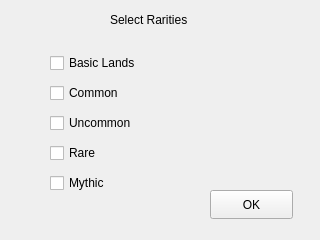
<?xml version="1.0" encoding="UTF-8"?>
<ui version="4.0">
 <class>MainWindow</class>
 <widget class="QMainWindow" name="MainWindow">
  <property name="geometry">
   <rect>
    <x>0</x>
    <y>0</y>
    <width>320</width>
    <height>240</height>
   </rect>
  </property>
  <property name="windowTitle">
   <string>MainWindow</string>
  </property>
  <widget class="QWidget" name="centralwidget">
   <widget class="QCheckBox" name="checkBox">
    <property name="geometry">
     <rect>
      <x>50</x>
      <y>80</y>
      <width>93</width>
      <height>26</height>
     </rect>
    </property>
    <property name="text">
     <string>Common</string>
    </property>
   </widget>
   <widget class="QCheckBox" name="checkBox_2">
    <property name="geometry">
     <rect>
      <x>50</x>
      <y>50</y>
      <width>111</width>
      <height>26</height>
     </rect>
    </property>
    <property name="text">
     <string>Basic Lands</string>
    </property>
   </widget>
   <widget class="QLabel" name="label">
    <property name="geometry">
     <rect>
      <x>110</x>
      <y>10</y>
      <width>101</width>
      <height>20</height>
     </rect>
    </property>
    <property name="text">
     <string>Select Rarities</string>
    </property>
   </widget>
   <widget class="QCheckBox" name="checkBox_3">
    <property name="geometry">
     <rect>
      <x>50</x>
      <y>110</y>
      <width>111</width>
      <height>26</height>
     </rect>
    </property>
    <property name="text">
     <string>Uncommon</string>
    </property>
   </widget>
   <widget class="QCheckBox" name="checkBox_4">
    <property name="geometry">
     <rect>
      <x>50</x>
      <y>140</y>
      <width>93</width>
      <height>26</height>
     </rect>
    </property>
    <property name="text">
     <string>Rare</string>
    </property>
   </widget>
   <widget class="QCheckBox" name="checkBox_5">
    <property name="geometry">
     <rect>
      <x>50</x>
      <y>170</y>
      <width>93</width>
      <height>26</height>
     </rect>
    </property>
    <property name="text">
     <string>Mythic</string>
    </property>
   </widget>
   <widget class="QPushButton" name="pushButton">
    <property name="geometry">
     <rect>
      <x>210</x>
      <y>190</y>
      <width>83</width>
      <height>29</height>
     </rect>
    </property>
    <property name="text">
     <string>OK</string>
    </property>
   </widget>
  </widget>
 </widget>
 <resources/>
 <connections/>
</ui>
